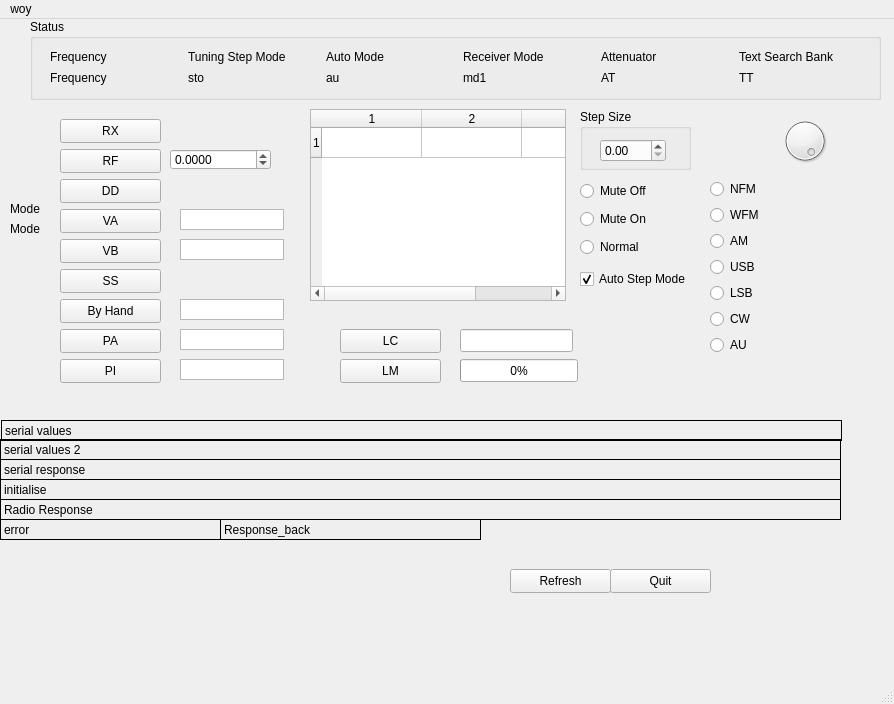
<?xml version="1.0" encoding="UTF-8"?>
<ui version="4.0">
 <class>MainWindow</class>
 <widget class="QMainWindow" name="MainWindow">
  <property name="geometry">
   <rect>
    <x>0</x>
    <y>0</y>
    <width>894</width>
    <height>704</height>
   </rect>
  </property>
  <property name="windowTitle">
   <string>Ar8000 Controller</string>
  </property>
  <property name="autoFillBackground">
   <bool>false</bool>
  </property>
  <widget class="QWidget" name="centralwidget">
   <widget class="QPushButton" name="pushButton_RX">
    <property name="geometry">
     <rect>
      <x>60</x>
      <y>100</y>
      <width>101</width>
      <height>24</height>
     </rect>
    </property>
    <property name="text">
     <string>RX</string>
    </property>
   </widget>
   <widget class="QPushButton" name="pushButton_RF">
    <property name="geometry">
     <rect>
      <x>60</x>
      <y>130</y>
      <width>101</width>
      <height>24</height>
     </rect>
    </property>
    <property name="text">
     <string>RF</string>
    </property>
   </widget>
   <widget class="QPushButton" name="pushButton_DD">
    <property name="geometry">
     <rect>
      <x>60</x>
      <y>160</y>
      <width>101</width>
      <height>24</height>
     </rect>
    </property>
    <property name="text">
     <string>DD</string>
    </property>
   </widget>
   <widget class="QPushButton" name="pushButton_Quit">
    <property name="geometry">
     <rect>
      <x>610</x>
      <y>550</y>
      <width>101</width>
      <height>24</height>
     </rect>
    </property>
    <property name="text">
     <string>Quit</string>
    </property>
   </widget>
   <widget class="QLabel" name="label_mode">
    <property name="geometry">
     <rect>
      <x>10</x>
      <y>200</y>
      <width>201</width>
      <height>20</height>
     </rect>
    </property>
    <property name="text">
     <string>Mode</string>
    </property>
   </widget>
   <widget class="QLabel" name="label_mode_label">
    <property name="geometry">
     <rect>
      <x>10</x>
      <y>180</y>
      <width>41</width>
      <height>20</height>
     </rect>
    </property>
    <property name="text">
     <string>Mode</string>
    </property>
   </widget>
   <widget class="QGroupBox" name="groupBox">
    <property name="geometry">
     <rect>
      <x>30</x>
      <y>0</y>
      <width>851</width>
      <height>81</height>
     </rect>
    </property>
    <property name="title">
     <string>Status</string>
    </property>
    <widget class="QWidget" name="">
     <property name="geometry">
      <rect>
       <x>20</x>
       <y>30</y>
       <width>821</width>
       <height>36</height>
      </rect>
     </property>
     <layout class="QGridLayout" name="gridLayout_3">
      <item row="0" column="0">
       <widget class="QLabel" name="label_Frequency_plain_text">
        <property name="text">
         <string>Frequency</string>
        </property>
       </widget>
      </item>
      <item row="0" column="1">
       <widget class="QLabel" name="label_sto_plain_text">
        <property name="text">
         <string>Tuning Step Mode</string>
        </property>
       </widget>
      </item>
      <item row="0" column="2">
       <widget class="QLabel" name="label_au1_plain_text">
        <property name="text">
         <string>Auto Mode</string>
        </property>
       </widget>
      </item>
      <item row="0" column="3">
       <widget class="QLabel" name="label_md1_plain_text">
        <property name="text">
         <string>Receiver Mode</string>
        </property>
       </widget>
      </item>
      <item row="0" column="4">
       <widget class="QLabel" name="label_AT_plain_text">
        <property name="text">
         <string>Attenuator</string>
        </property>
       </widget>
      </item>
      <item row="0" column="5">
       <widget class="QLabel" name="label_TT_plain_text">
        <property name="text">
         <string>Text Search Bank</string>
        </property>
       </widget>
      </item>
      <item row="1" column="0">
       <widget class="QLabel" name="label_Frequency_response">
        <property name="text">
         <string>Frequency</string>
        </property>
       </widget>
      </item>
      <item row="1" column="1">
       <widget class="QLabel" name="label_sto_response">
        <property name="text">
         <string>sto</string>
        </property>
       </widget>
      </item>
      <item row="1" column="2">
       <widget class="QLabel" name="label_au1_response">
        <property name="text">
         <string>au</string>
        </property>
       </widget>
      </item>
      <item row="1" column="3">
       <widget class="QLabel" name="label_md1_response">
        <property name="text">
         <string>md1</string>
        </property>
       </widget>
      </item>
      <item row="1" column="4">
       <widget class="QLabel" name="label_AT_response">
        <property name="text">
         <string>AT</string>
        </property>
       </widget>
      </item>
      <item row="1" column="5">
       <widget class="QLabel" name="label_TT_response">
        <property name="text">
         <string>TT</string>
        </property>
       </widget>
      </item>
     </layout>
    </widget>
   </widget>
   <widget class="QPushButton" name="pushButton_Refresh">
    <property name="geometry">
     <rect>
      <x>510</x>
      <y>550</y>
      <width>101</width>
      <height>24</height>
     </rect>
    </property>
    <property name="text">
     <string>Refresh</string>
    </property>
   </widget>
   <widget class="QPushButton" name="pushButton_VA">
    <property name="geometry">
     <rect>
      <x>60</x>
      <y>190</y>
      <width>101</width>
      <height>24</height>
     </rect>
    </property>
    <property name="text">
     <string>VA</string>
    </property>
   </widget>
   <widget class="QPushButton" name="pushButton_VB">
    <property name="geometry">
     <rect>
      <x>60</x>
      <y>220</y>
      <width>101</width>
      <height>24</height>
     </rect>
    </property>
    <property name="text">
     <string>VB</string>
    </property>
   </widget>
   <widget class="QTextEdit" name="textEdit_input_freq_VA">
    <property name="geometry">
     <rect>
      <x>180</x>
      <y>190</y>
      <width>104</width>
      <height>21</height>
     </rect>
    </property>
    <property name="verticalScrollBarPolicy">
     <enum>Qt::ScrollBarAlwaysOff</enum>
    </property>
    <property name="horizontalScrollBarPolicy">
     <enum>Qt::ScrollBarAsNeeded</enum>
    </property>
    <property name="lineWrapMode">
     <enum>QTextEdit::NoWrap</enum>
    </property>
   </widget>
   <widget class="QTextEdit" name="textEdit_input_freq_VB">
    <property name="geometry">
     <rect>
      <x>180</x>
      <y>220</y>
      <width>104</width>
      <height>21</height>
     </rect>
    </property>
    <property name="verticalScrollBarPolicy">
     <enum>Qt::ScrollBarAlwaysOff</enum>
    </property>
    <property name="horizontalScrollBarPolicy">
     <enum>Qt::ScrollBarAsNeeded</enum>
    </property>
    <property name="lineWrapMode">
     <enum>QTextEdit::NoWrap</enum>
    </property>
   </widget>
   <widget class="QPushButton" name="pushButton_SS">
    <property name="geometry">
     <rect>
      <x>60</x>
      <y>250</y>
      <width>101</width>
      <height>24</height>
     </rect>
    </property>
    <property name="text">
     <string>SS</string>
    </property>
   </widget>
   <widget class="QPushButton" name="pushButton_ByHand">
    <property name="geometry">
     <rect>
      <x>60</x>
      <y>280</y>
      <width>101</width>
      <height>24</height>
     </rect>
    </property>
    <property name="text">
     <string>By Hand</string>
    </property>
   </widget>
   <widget class="QTextEdit" name="textEdit_ByHand">
    <property name="geometry">
     <rect>
      <x>180</x>
      <y>280</y>
      <width>104</width>
      <height>21</height>
     </rect>
    </property>
    <property name="verticalScrollBarPolicy">
     <enum>Qt::ScrollBarAlwaysOff</enum>
    </property>
    <property name="horizontalScrollBarPolicy">
     <enum>Qt::ScrollBarAsNeeded</enum>
    </property>
    <property name="lineWrapMode">
     <enum>QTextEdit::NoWrap</enum>
    </property>
   </widget>
   <widget class="QPushButton" name="pushButton_PA">
    <property name="geometry">
     <rect>
      <x>60</x>
      <y>310</y>
      <width>101</width>
      <height>24</height>
     </rect>
    </property>
    <property name="text">
     <string>PA</string>
    </property>
   </widget>
   <widget class="QPushButton" name="pushButton_PI">
    <property name="geometry">
     <rect>
      <x>60</x>
      <y>340</y>
      <width>101</width>
      <height>24</height>
     </rect>
    </property>
    <property name="text">
     <string>PI</string>
    </property>
   </widget>
   <widget class="QTextEdit" name="textEdit_PA">
    <property name="geometry">
     <rect>
      <x>180</x>
      <y>310</y>
      <width>104</width>
      <height>21</height>
     </rect>
    </property>
    <property name="verticalScrollBarPolicy">
     <enum>Qt::ScrollBarAlwaysOff</enum>
    </property>
    <property name="horizontalScrollBarPolicy">
     <enum>Qt::ScrollBarAsNeeded</enum>
    </property>
    <property name="lineWrapMode">
     <enum>QTextEdit::NoWrap</enum>
    </property>
   </widget>
   <widget class="QTextEdit" name="textEdit_PI">
    <property name="geometry">
     <rect>
      <x>180</x>
      <y>340</y>
      <width>104</width>
      <height>21</height>
     </rect>
    </property>
    <property name="verticalScrollBarPolicy">
     <enum>Qt::ScrollBarAlwaysOff</enum>
    </property>
    <property name="horizontalScrollBarPolicy">
     <enum>Qt::ScrollBarAsNeeded</enum>
    </property>
    <property name="lineWrapMode">
     <enum>QTextEdit::NoWrap</enum>
    </property>
   </widget>
   <widget class="QDoubleSpinBox" name="doubleSpinBox_RF">
    <property name="geometry">
     <rect>
      <x>170</x>
      <y>130</y>
      <width>101</width>
      <height>21</height>
     </rect>
    </property>
    <property name="mouseTracking">
     <bool>true</bool>
    </property>
    <property name="locale">
     <locale language="English" country="UnitedKingdom"/>
    </property>
    <property name="wrapping">
     <bool>true</bool>
    </property>
    <property name="buttonSymbols">
     <enum>QAbstractSpinBox::UpDownArrows</enum>
    </property>
    <property name="accelerated">
     <bool>true</bool>
    </property>
    <property name="decimals">
     <number>4</number>
    </property>
    <property name="maximum">
     <double>100000.000000000000000</double>
    </property>
    <property name="singleStep">
     <double>0.025000000000000</double>
    </property>
   </widget>
   <widget class="QDial" name="dial">
    <property name="geometry">
     <rect>
      <x>780</x>
      <y>90</y>
      <width>50</width>
      <height>64</height>
     </rect>
    </property>
    <property name="locale">
     <locale language="English" country="UnitedKingdom"/>
    </property>
    <property name="value">
     <number>99</number>
    </property>
   </widget>
   <widget class="QWidget" name="verticalLayoutWidget_3">
    <property name="geometry">
     <rect>
      <x>710</x>
      <y>160</y>
      <width>160</width>
      <height>178</height>
     </rect>
    </property>
    <layout class="QVBoxLayout" name="verticalLayout_3">
     <item>
      <widget class="QRadioButton" name="radioButton_NFM">
       <property name="text">
        <string>NFM</string>
       </property>
      </widget>
     </item>
     <item>
      <widget class="QRadioButton" name="radioButton_WFM">
       <property name="text">
        <string>WFM</string>
       </property>
      </widget>
     </item>
     <item>
      <widget class="QRadioButton" name="radioButton_AM">
       <property name="text">
        <string>AM</string>
       </property>
      </widget>
     </item>
     <item>
      <widget class="QRadioButton" name="radioButton_USB">
       <property name="text">
        <string>USB</string>
       </property>
      </widget>
     </item>
     <item>
      <widget class="QRadioButton" name="radioButton_LSB">
       <property name="text">
        <string>LSB</string>
       </property>
      </widget>
     </item>
     <item>
      <widget class="QRadioButton" name="radioButton_CW">
       <property name="text">
        <string>CW</string>
       </property>
      </widget>
     </item>
     <item>
      <widget class="QRadioButton" name="radioButton_AU">
       <property name="locale">
        <locale language="English" country="UnitedKingdom"/>
       </property>
       <property name="text">
        <string>AU</string>
       </property>
      </widget>
     </item>
    </layout>
   </widget>
   <widget class="QPushButton" name="pushButton_LC">
    <property name="geometry">
     <rect>
      <x>340</x>
      <y>310</y>
      <width>101</width>
      <height>24</height>
     </rect>
    </property>
    <property name="text">
     <string>LC</string>
    </property>
   </widget>
   <widget class="QPushButton" name="pushButton_LM">
    <property name="geometry">
     <rect>
      <x>340</x>
      <y>340</y>
      <width>101</width>
      <height>24</height>
     </rect>
    </property>
    <property name="text">
     <string>LM</string>
    </property>
   </widget>
   <widget class="QLineEdit" name="lineEdit_LC">
    <property name="geometry">
     <rect>
      <x>460</x>
      <y>310</y>
      <width>113</width>
      <height>23</height>
     </rect>
    </property>
   </widget>
   <widget class="QProgressBar" name="progressBar_LC">
    <property name="geometry">
     <rect>
      <x>460</x>
      <y>340</y>
      <width>118</width>
      <height>23</height>
     </rect>
    </property>
    <property name="maximum">
     <number>63</number>
    </property>
    <property name="value">
     <number>0</number>
    </property>
   </widget>
   <widget class="QWidget" name="verticalLayoutWidget_2">
    <property name="geometry">
     <rect>
      <x>580</x>
      <y>160</y>
      <width>111</width>
      <height>80</height>
     </rect>
    </property>
    <layout class="QVBoxLayout" name="verticalLayout_Monitor">
     <item>
      <widget class="QRadioButton" name="radioButton_mute_off">
       <property name="text">
        <string>Mute Off</string>
       </property>
      </widget>
     </item>
     <item>
      <widget class="QRadioButton" name="radioButton_mute_on">
       <property name="text">
        <string>Mute On</string>
       </property>
      </widget>
     </item>
     <item>
      <widget class="QRadioButton" name="radioButton_mute_normal">
       <property name="text">
        <string>Normal</string>
       </property>
      </widget>
     </item>
    </layout>
   </widget>
   <widget class="QLabel" name="label_serialValues">
    <property name="geometry">
     <rect>
      <x>1</x>
      <y>401</y>
      <width>841</width>
      <height>21</height>
     </rect>
    </property>
    <property name="palette">
     <palette>
      <active>
       <colorrole role="Text">
        <brush brushstyle="SolidPattern">
         <color alpha="255">
          <red>255</red>
          <green>0</green>
          <blue>0</blue>
         </color>
        </brush>
       </colorrole>
      </active>
      <inactive>
       <colorrole role="Text">
        <brush brushstyle="SolidPattern">
         <color alpha="255">
          <red>255</red>
          <green>0</green>
          <blue>0</blue>
         </color>
        </brush>
       </colorrole>
      </inactive>
      <disabled>
       <colorrole role="Text">
        <brush brushstyle="SolidPattern">
         <color alpha="255">
          <red>169</red>
          <green>167</green>
          <blue>167</blue>
         </color>
        </brush>
       </colorrole>
      </disabled>
     </palette>
    </property>
    <property name="locale">
     <locale language="English" country="UnitedKingdom"/>
    </property>
    <property name="frameShape">
     <enum>QFrame::Box</enum>
    </property>
    <property name="text">
     <string>serial values</string>
    </property>
    <property name="scaledContents">
     <bool>true</bool>
    </property>
    <property name="wordWrap">
     <bool>true</bool>
    </property>
   </widget>
   <widget class="QLabel" name="label_serialValues_2">
    <property name="geometry">
     <rect>
      <x>0</x>
      <y>420</y>
      <width>841</width>
      <height>21</height>
     </rect>
    </property>
    <property name="palette">
     <palette>
      <active>
       <colorrole role="Text">
        <brush brushstyle="SolidPattern">
         <color alpha="255">
          <red>255</red>
          <green>0</green>
          <blue>0</blue>
         </color>
        </brush>
       </colorrole>
      </active>
      <inactive>
       <colorrole role="Text">
        <brush brushstyle="SolidPattern">
         <color alpha="255">
          <red>255</red>
          <green>0</green>
          <blue>0</blue>
         </color>
        </brush>
       </colorrole>
      </inactive>
      <disabled>
       <colorrole role="Text">
        <brush brushstyle="SolidPattern">
         <color alpha="255">
          <red>169</red>
          <green>167</green>
          <blue>167</blue>
         </color>
        </brush>
       </colorrole>
      </disabled>
     </palette>
    </property>
    <property name="locale">
     <locale language="English" country="UnitedKingdom"/>
    </property>
    <property name="frameShape">
     <enum>QFrame::Box</enum>
    </property>
    <property name="text">
     <string>serial values 2</string>
    </property>
    <property name="scaledContents">
     <bool>true</bool>
    </property>
    <property name="wordWrap">
     <bool>true</bool>
    </property>
   </widget>
   <widget class="QLabel" name="label_serialResponse">
    <property name="geometry">
     <rect>
      <x>0</x>
      <y>440</y>
      <width>841</width>
      <height>21</height>
     </rect>
    </property>
    <property name="palette">
     <palette>
      <active>
       <colorrole role="Text">
        <brush brushstyle="SolidPattern">
         <color alpha="255">
          <red>255</red>
          <green>0</green>
          <blue>0</blue>
         </color>
        </brush>
       </colorrole>
      </active>
      <inactive>
       <colorrole role="Text">
        <brush brushstyle="SolidPattern">
         <color alpha="255">
          <red>255</red>
          <green>0</green>
          <blue>0</blue>
         </color>
        </brush>
       </colorrole>
      </inactive>
      <disabled>
       <colorrole role="Text">
        <brush brushstyle="SolidPattern">
         <color alpha="255">
          <red>169</red>
          <green>167</green>
          <blue>167</blue>
         </color>
        </brush>
       </colorrole>
      </disabled>
     </palette>
    </property>
    <property name="frameShape">
     <enum>QFrame::Box</enum>
    </property>
    <property name="text">
     <string>serial response</string>
    </property>
   </widget>
   <widget class="QLabel" name="label_initialise">
    <property name="geometry">
     <rect>
      <x>0</x>
      <y>460</y>
      <width>841</width>
      <height>21</height>
     </rect>
    </property>
    <property name="palette">
     <palette>
      <active>
       <colorrole role="Text">
        <brush brushstyle="SolidPattern">
         <color alpha="255">
          <red>255</red>
          <green>0</green>
          <blue>0</blue>
         </color>
        </brush>
       </colorrole>
      </active>
      <inactive>
       <colorrole role="Text">
        <brush brushstyle="SolidPattern">
         <color alpha="255">
          <red>255</red>
          <green>0</green>
          <blue>0</blue>
         </color>
        </brush>
       </colorrole>
      </inactive>
      <disabled>
       <colorrole role="Text">
        <brush brushstyle="SolidPattern">
         <color alpha="255">
          <red>169</red>
          <green>167</green>
          <blue>167</blue>
         </color>
        </brush>
       </colorrole>
      </disabled>
     </palette>
    </property>
    <property name="frameShape">
     <enum>QFrame::Box</enum>
    </property>
    <property name="text">
     <string>initialise</string>
    </property>
   </widget>
   <widget class="QLabel" name="label_radio_response">
    <property name="geometry">
     <rect>
      <x>0</x>
      <y>480</y>
      <width>841</width>
      <height>21</height>
     </rect>
    </property>
    <property name="palette">
     <palette>
      <active>
       <colorrole role="Text">
        <brush brushstyle="SolidPattern">
         <color alpha="255">
          <red>255</red>
          <green>0</green>
          <blue>0</blue>
         </color>
        </brush>
       </colorrole>
      </active>
      <inactive>
       <colorrole role="Text">
        <brush brushstyle="SolidPattern">
         <color alpha="255">
          <red>255</red>
          <green>0</green>
          <blue>0</blue>
         </color>
        </brush>
       </colorrole>
      </inactive>
      <disabled>
       <colorrole role="Text">
        <brush brushstyle="SolidPattern">
         <color alpha="255">
          <red>169</red>
          <green>167</green>
          <blue>167</blue>
         </color>
        </brush>
       </colorrole>
      </disabled>
     </palette>
    </property>
    <property name="frameShape">
     <enum>QFrame::Box</enum>
    </property>
    <property name="text">
     <string>Radio Response</string>
    </property>
   </widget>
   <widget class="QLabel" name="label_error">
    <property name="geometry">
     <rect>
      <x>0</x>
      <y>500</y>
      <width>221</width>
      <height>21</height>
     </rect>
    </property>
    <property name="palette">
     <palette>
      <active>
       <colorrole role="Text">
        <brush brushstyle="SolidPattern">
         <color alpha="255">
          <red>255</red>
          <green>0</green>
          <blue>0</blue>
         </color>
        </brush>
       </colorrole>
      </active>
      <inactive>
       <colorrole role="Text">
        <brush brushstyle="SolidPattern">
         <color alpha="255">
          <red>255</red>
          <green>0</green>
          <blue>0</blue>
         </color>
        </brush>
       </colorrole>
      </inactive>
      <disabled>
       <colorrole role="Text">
        <brush brushstyle="SolidPattern">
         <color alpha="255">
          <red>169</red>
          <green>167</green>
          <blue>167</blue>
         </color>
        </brush>
       </colorrole>
      </disabled>
     </palette>
    </property>
    <property name="frameShape">
     <enum>QFrame::Box</enum>
    </property>
    <property name="text">
     <string>error</string>
    </property>
   </widget>
   <widget class="QLabel" name="label_ResponseBack">
    <property name="geometry">
     <rect>
      <x>220</x>
      <y>500</y>
      <width>261</width>
      <height>21</height>
     </rect>
    </property>
    <property name="frameShape">
     <enum>QFrame::Box</enum>
    </property>
    <property name="text">
     <string>Response_back</string>
    </property>
   </widget>
   <widget class="QTableWidget" name="tableWidget_Station">
    <property name="geometry">
     <rect>
      <x>310</x>
      <y>90</y>
      <width>256</width>
      <height>192</height>
     </rect>
    </property>
    <property name="sizePolicy">
     <sizepolicy hsizetype="Minimum" vsizetype="Expanding">
      <horstretch>0</horstretch>
      <verstretch>0</verstretch>
     </sizepolicy>
    </property>
    <property name="rowCount">
     <number>1</number>
    </property>
    <property name="columnCount">
     <number>3</number>
    </property>
    <row/>
    <column/>
    <column/>
    <column/>
   </widget>
   <widget class="QDoubleSpinBox" name="doubleSpinBox">
    <property name="geometry">
     <rect>
      <x>600</x>
      <y>120</y>
      <width>66</width>
      <height>23</height>
     </rect>
    </property>
    <property name="singleStep">
     <double>0.025000000000000</double>
    </property>
   </widget>
   <widget class="QGroupBox" name="groupBox_2">
    <property name="geometry">
     <rect>
      <x>580</x>
      <y>90</y>
      <width>111</width>
      <height>61</height>
     </rect>
    </property>
    <property name="title">
     <string>Step Size</string>
    </property>
   </widget>
   <widget class="QCheckBox" name="checkBox_AutoStepMode">
    <property name="geometry">
     <rect>
      <x>580</x>
      <y>250</y>
      <width>121</width>
      <height>20</height>
     </rect>
    </property>
    <property name="text">
     <string>Auto Step Mode</string>
    </property>
    <property name="checked">
     <bool>true</bool>
    </property>
   </widget>
  </widget>
  <widget class="QMenuBar" name="menubar">
   <property name="geometry">
    <rect>
     <x>0</x>
     <y>0</y>
     <width>894</width>
     <height>19</height>
    </rect>
   </property>
   <widget class="QMenu" name="menuWoy">
    <property name="title">
     <string>woy</string>
    </property>
   </widget>
   <addaction name="menuWoy"/>
  </widget>
  <widget class="QStatusBar" name="statusbar"/>
 </widget>
 <resources/>
 <connections>
  <connection>
   <sender>pushButton_Quit</sender>
   <signal>clicked()</signal>
   <receiver>MainWindow</receiver>
   <slot>close()</slot>
   <hints>
    <hint type="sourcelabel">
     <x>680</x>
     <y>592</y>
    </hint>
    <hint type="destinationlabel">
     <x>479</x>
     <y>239</y>
    </hint>
   </hints>
  </connection>
  <connection>
   <sender>radioButton_CW</sender>
   <signal>clicked()</signal>
   <receiver>textEdit_PI</receiver>
   <slot>selectAll()</slot>
   <hints>
    <hint type="sourcelabel">
     <x>711</x>
     <y>329</y>
    </hint>
    <hint type="destinationlabel">
     <x>271</x>
     <y>371</y>
    </hint>
   </hints>
  </connection>
 </connections>
</ui>
